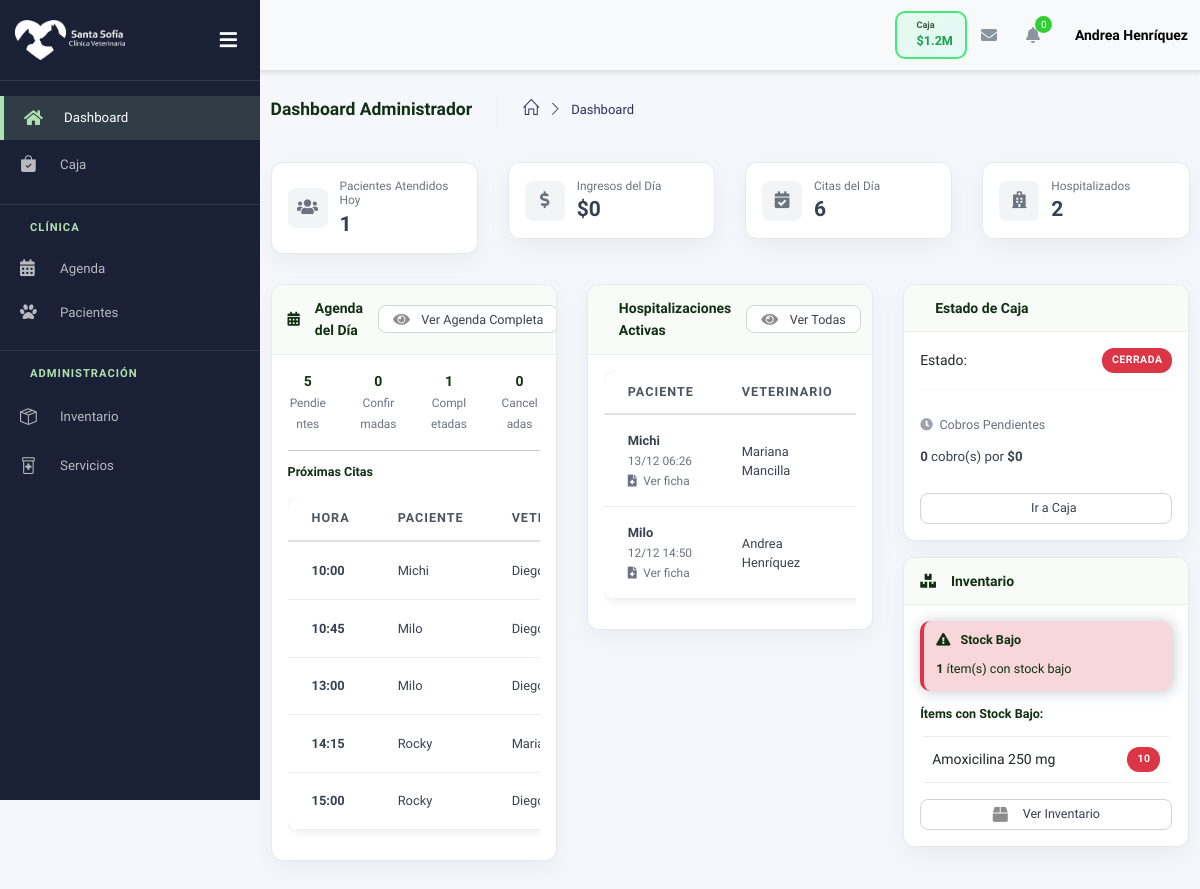
The page /dashboard/ (signed in) on the database as committed earlier.
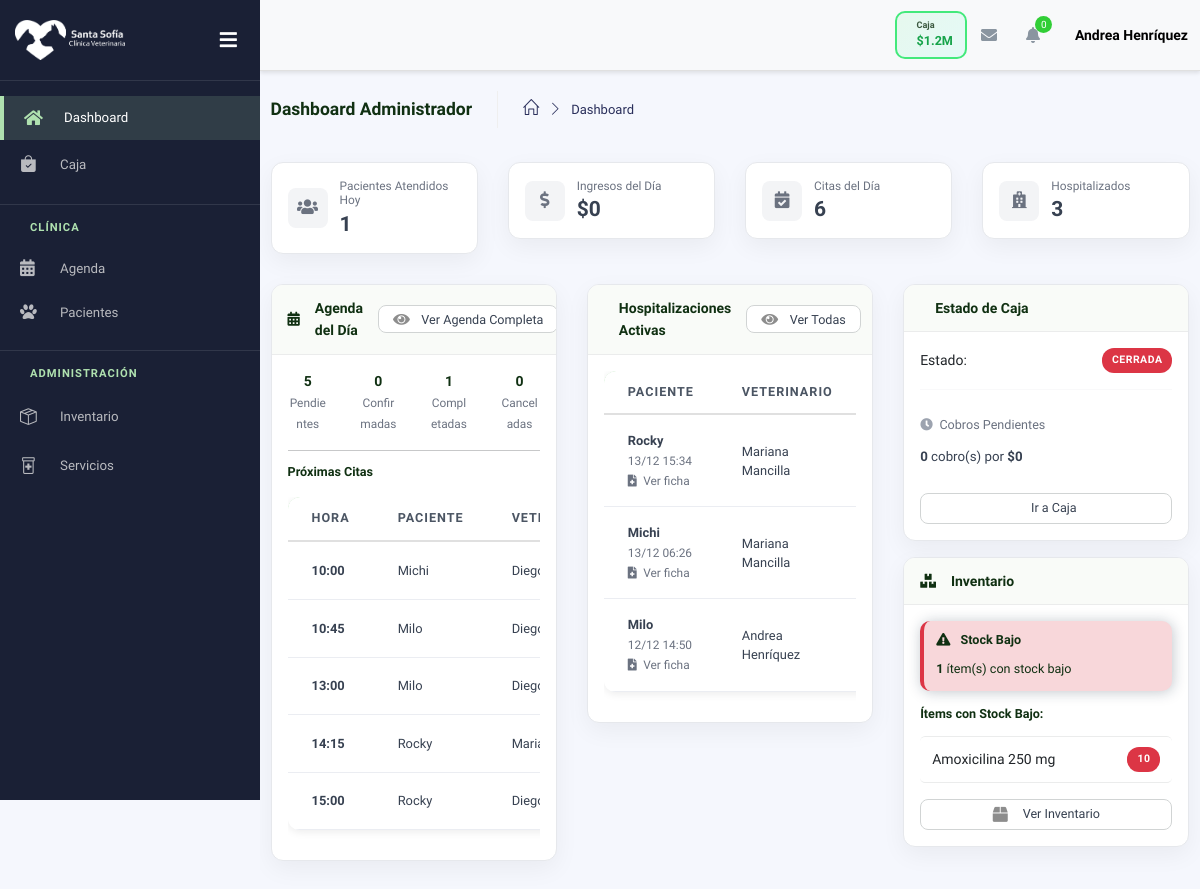
The same page on the database as committed later.
### agenda/models.py (models this page shows, shortened)
class Cita(models.Model):
    ESTADO_CHOICES = [
        ('pendiente', 'Pendiente'),
        ('confirmada', 'Confirmada'),
        ('en_curso', 'En Curso'),
        ('completada', 'Completada'),
        ('cancelada', 'Cancelada'),
        ('no_asistio', 'No Asistió'),
    ]
    TIPO_CHOICES = [
        ('consulta', 'Consulta General'),
        ('vacunacion', 'Vacunación'),
        ('cirugia', 'Cirugía'),
        ('control', 'Control'),
        ('emergencia', 'Emergencia'),
        ('peluqueria', 'Peluquería'),
        ('otro', 'Otro'),
    ]
    paciente = models.ForeignKey(Paciente, on_delete=models.CASCADE, related_name='citas')
    veterinario = models.ForeignKey(
        settings.AUTH_USER_MODEL,
        on_delete=models.SET_NULL,
        null=True,
        related_name='citas_asignadas',
        limit_choices_to={'rol': 'veterinario'}
    )
    servicio = models.ForeignKey(
        Servicio,
        on_delete=models.SET_NULL,
        null=True,
        blank=True,
        related_name='citas',
        help_text='Servicio asociado a la cita'
    )
    fecha = models.DateField()
    hora_inicio = models.TimeField()
    hora_fin = models.TimeField(blank=True, null=True)
    start_block = models.PositiveSmallIntegerField(blank=True, null=True, help_text='Índice de bloque de inicio (0-95)')
    end_block = models.PositiveSmallIntegerField(blank=True, null=True, help_text='Índice de bloque fin exclusivo (1-96)')
    tipo = models.CharField(max_length=20, choices=TIPO_CHOICES, default='consulta')
    estado = models.CharField(max_length=20, choices=ESTADO_CHOICES, default='pendiente')
    motivo = models.TextField()
    notas = models.TextField(blank=True, null=True)
    recordatorio_enviado = models.BooleanField(default=False)
    fecha_creacion = models.DateTimeField(auto_now_add=True)
    fecha_modificacion = models.DateTimeField(auto_now=True)
    class Meta:
        verbose_name = 'Cita'
        verbose_name_plural = 'Citas'
        ordering = ['fecha', 'hora_inicio']
        unique_together = ['veterinario', 'fecha', 'hora_inicio']
        indexes = [
            models.Index(fields=['fecha', 'estado']),
            models.Index(fields=['veterinario', 'fecha']),
            models.Index(fields=['veterinario', 'fecha', 'start_block']),
        ]

### pacientes/models.py (models this page shows, shortened)
class Paciente(models.Model):
    ESPECIE_CHOICES = [
        ('perro', 'Perro'),
        ('gato', 'Gato'),
        ('otro', 'Otro'),
    ]
    SEXO_CHOICES = [
        ('M', 'Macho'),
        ('H', 'Hembra'),
    ]
    nombre = models.CharField(max_length=100)
    especie = models.CharField(max_length=20, choices=ESPECIE_CHOICES)
    raza = models.CharField(max_length=100, blank=True, null=True)
    color = models.CharField(max_length=50, blank=True, null=True)
    sexo = models.CharField(max_length=1, choices=SEXO_CHOICES)
    fecha_nacimiento = models.DateField(blank=True, null=True)
    edad_anos = models.IntegerField(blank=True, null=True)
    edad_meses = models.IntegerField(blank=True, null=True)
    microchip = models.CharField(max_length=50, blank=True, null=True, unique=True)
    ultimo_peso = models.DecimalField(max_digits=6, decimal_places=2, blank=True, null=True)
    alergias = models.TextField(blank=True, null=True, help_text="Ej: alergia al pollo, penicilina")
    enfermedades_cronicas = models.TextField(blank=True, null=True, help_text="Ej: diabetes, artritis")
    medicamentos_actuales = models.TextField(blank=True, null=True, help_text="Medicamentos que está tomando actualmente")
    cirugia_previa = models.TextField(blank=True, null=True, help_text="Cirugías previas realizadas")
    propietario = models.ForeignKey(Propietario, on_delete=models.CASCADE, related_name='mascotas')
    activo = models.BooleanField(default=True)
    fecha_registro = models.DateTimeField(auto_now_add=True)
    class Meta:
        verbose_name = 'Paciente'
        verbose_name_plural = 'Pacientes'
        ordering = ['-fecha_registro']

### cuentas/models.py (models this page shows, shortened)
class CustomUser(AbstractBaseUser, PermissionsMixin):
    ROLES = [
        ('administracion', 'Administración'),
        ('veterinario', 'Veterinario'),
        ('recepcion', 'Recepción'),
    ]
    rut = models.CharField(max_length=12, unique=True, verbose_name="RUT")
    username = models.CharField(max_length=20, unique=True, editable=False)
    nombre = models.CharField(max_length=50)
    apellido = models.CharField(max_length=50)
    correo = models.EmailField(unique=True)
    telefono = models.CharField(max_length=20, blank=True, null=True)
    direccion = models.CharField(max_length=255, blank=True, null=True)
    tipo_contrato = models.CharField(max_length=50, blank=True, null=True)
    rol = models.CharField(max_length=20, choices=ROLES, default='recepcion', verbose_name="Rol")
    is_staff = models.BooleanField(default=False)
    is_active = models.BooleanField(default=True)
    date_joined = models.DateTimeField(default=timezone.now)
    objects = CustomUserManager()
    USERNAME_FIELD = 'rut'
    REQUIRED_FIELDS = ['correo', 'nombre', 'apellido']
    def get_rol_display_custom(self):
        if self.is_staff and self.is_superuser:
            return 'Administración'
        return self.get_rol_display()

### clinica/models.py (models this page shows, shortened)
class Hospitalizacion(models.Model):
    ESTADO_CHOICES = [
        ('activa', 'Activa'),
        ('alta', 'Alta'),
        ('fallecido', 'Fallecido'),
    ]
    paciente = models.ForeignKey(Paciente, on_delete=models.CASCADE, related_name='hospitalizaciones')
    veterinario = models.ForeignKey(settings.AUTH_USER_MODEL, on_delete=models.SET_NULL, null=True, related_name='hospitalizaciones_atendidas')
    fecha_ingreso = models.DateTimeField()
    fecha_alta = models.DateTimeField(blank=True, null=True)
    motivo = models.TextField()
    diagnostico_hosp = models.TextField(blank=True)
    estado = models.CharField(max_length=20, choices=ESTADO_CHOICES, default='activa')
    observaciones = models.TextField(blank=True, null=True)
    insumos = models.ManyToManyField(Insumo, blank=True, related_name='hospitalizaciones_usadas')
    class Meta:
        ordering = ['-fecha_ingreso']
        verbose_name = 'Hospitalización'
        verbose_name_plural = 'Hospitalizaciones'

### inventario/models.py (models this page shows, shortened)
class Insumo(models.Model):
    TIPO_MOVIMIENTO_CHOICES = [
        ('entrada', 'Entrada'),
        ('salida', 'Salida'),
        ('registro_inicial', 'Registro Inicial'),
    ]
    FORMATO_CHOICES = [
        ('liquido', 'Líquido'),
        ('pastilla', 'Pastilla'),
        ('pipeta', 'Pipeta'),
        ('inyectable', 'Inyectable'),
        ('polvo', 'Polvo'),
        ('crema', 'Crema'),
        ('otro', 'Otro'),
    ]
    idInventario = models.AutoField(primary_key=True)
    medicamento = models.CharField(max_length=255)
    marca = models.CharField(max_length=100, blank=True, null=True)
    sku = models.CharField(max_length=100, blank=True, null=True)
    tipo = models.CharField(max_length=100, blank=True, null=True)
    formato = models.CharField(max_length=50, choices=FORMATO_CHOICES, blank=True, null=True)
    descripcion = models.TextField(blank=True, null=True)
    especie = models.CharField(max_length=100, blank=True, null=True)
    stock_actual = models.IntegerField(default=0)
    stock_minimo = models.IntegerField(default=10, help_text="Nivel mínimo de stock (rojo)")
    stock_medio = models.IntegerField(default=20, help_text="Nivel medio de stock (naranja)")
    precio_venta = models.DecimalField(max_digits=10, decimal_places=2, null=True, blank=True)
    archivado = models.BooleanField(default=False, help_text="Producto archivado (no se muestra en listado activo)")
    dosis_ml = models.DecimalField(max_digits=10, decimal_places=2, null=True, blank=True, help_text="Dosis en ml (para líquidos)")
    ml_contenedor = models.DecimalField(max_digits=10, decimal_places=2, null=True, blank=True, help_text="ML por contenedor")
    cantidad_pastillas = models.IntegerField(null=True, blank=True, help_text="Cantidad de pastillas")
    unidades_pipeta = models.IntegerField(null=True, blank=True, help_text="Unidades de pipeta")
    peso_kg = models.DecimalField(max_digits=10, decimal_places=2, null=True, blank=True, help_text="Peso de referencia en kg")
    tiene_rango_peso = models.BooleanField(default=False, help_text="¿Tiene rango de peso específico?")
    peso_min_kg = models.DecimalField(max_digits=10, decimal_places=2, null=True, blank=True, help_text="Peso mínimo en kg")
    peso_max_kg = models.DecimalField(max_digits=10, decimal_places=2, null=True, blank=True, help_text="Peso máximo en kg")
    precauciones = models.TextField(blank=True, null=True)
    contraindicaciones = models.TextField(blank=True, null=True)
    efectos_adversos = models.TextField(blank=True, null=True)
    fecha_creacion = models.DateTimeField(auto_now_add=True, null=True, blank=True)
    ultimo_ingreso = models.DateTimeField(null=True, blank=True)
    ultimo_movimiento = models.DateTimeField(null=True, blank=True)
    tipo_ultimo_movimiento = models.CharField(max_length=20, choices=TIPO_MOVIMIENTO_CHOICES, null=True, blank=True)
    usuario_ultimo_movimiento = models.ForeignKey(settings.AUTH_USER_MODEL, on_delete=models.SET_NULL, null=True, blank=True)
    class Meta:
        db_table = 'inventario'
        verbose_name = 'Insumo'
        verbose_name_plural = 'Insumos'
        ordering = ['medicamento']

### dashboard/views.py (the view)
# urls.py: path('', views.dashboard, name='dashboard'),
@login_required(login_url='login')
def dashboard(request):
    usuario = request.user
    hoy = date.today()
    context = {
        'usuario': usuario,
        'hoy': hoy,
    }
    if usuario.rol == 'administracion' or usuario.is_superuser:
        context.update(_datos_administrador(hoy))
        template = 'dashboard/admin.html'
    elif usuario.rol == 'recepcion':
        context.update(_datos_recepcion(hoy, usuario))
        template = 'dashboard/recepcion.html'
    elif usuario.rol == 'veterinario':
        context.update(_datos_veterinario(hoy, usuario))
        template = 'dashboard/veterinario.html'
    else:
        template = 'dashboard.html'
    return render(request, template, context)

### dashboard/templates/dashboard/admin.html (shortened to what the changed rows need)
{% extends 'partials/base.html' %}
{% load static %}
{% block content %}
<div class="dashboard-compact">
<div class="row">
    <div class="col-sm-6 col-md-3">
        <div class="card vet-card card-round">
            <div class="card-body">
                <div class="vet-card-content">
                    <div class="vet-card-info">
                        <p class="vet-card-label">Hospitalizados</p>
                        <h4 class="vet-card-value">{{ indicadores.hospitalizaciones_activas_count }}</h4>
                    </div>
                </div>
            </div>
        </div>
    </div>
</div>
<div class="row">
    <div class="col-md-4">
        <div class="card card-round">
            <div class="card-body">
                {% if proximas_citas %}
                    <div class="table-responsive">
                        <table class="table table-hover">
                            <thead>
                                <tr>
                                    <th>Hora</th>
                                    <th>Paciente</th>
                                    <th>Veterinario</th>
                                </tr>
                            </thead>
                            <tbody>
                                {% for cita in proximas_citas %}
                                <tr>
                                    <td><strong>{{ cita.hora_inicio|time:"H:i" }}</strong></td>
                                    <td>{{ cita.paciente.nombre }}</td>
                                    <td>{{ cita.veterinario.nombre }}</td>
                                </tr>
                                {% endfor %}
                            </tbody>
                        </table>
                    </div>
                {% else %}
                    <p class="text-muted text-center">No hay citas próximas</p>
                {% endif %}
            </div>
        </div>
    </div>
    <div class="col-md-4">
        <div class="card card-round">
            <div class="card-body">
                {% if hospitalizaciones_activas %}
                    <div class="table-responsive">
                        <table class="table table-hover">
                            <thead>
                                <tr>
                                    <th>Paciente</th>
                                    <th>Veterinario</th>
                                </tr>
                            </thead>
                            <tbody>
                                {% for hosp in hospitalizaciones_activas %}
                                <tr class="{% if hosp in hospitalizaciones_prolongadas %}table-warning{% endif %}">
                                    <td>
                                        <strong>{{ hosp.paciente.nombre }}</strong>
                                        <br>
                                        <small class="text-muted">{{ hosp.fecha_ingreso|date:"d/m H:i" }}</small>
                                        <br>
                                        <a href="{% url 'pacientes:ficha_mascota' hosp.paciente.id %}#hospitalizaciones" target="_blank" class="text-decoration-none" style="color: #6b7280; font-size: 0.85rem;">
                                            <i class="fas fa-file-medical me-1"></i> Ver ficha
                                        </a>
                                    </td>
                                    <td>
                                        {% if hosp.veterinario %}
                                            {{ hosp.veterinario.nombre }} {{ hosp.veterinario.apellido }}
                                        {% else %}
                                            <span class="text-muted">-</span>
                                        {% endif %}
                                    </td>
                                </tr>
                                {% endfor %}
                            </tbody>
                        </table>
                    </div>
                {% else %}
                    <p class="text-muted text-center">No hay pacientes hospitalizados</p>
                {% endif %}
            </div>
        </div>
    </div>
    <div class="col-md-4">
        <div class="card card-round">
            <div class="card-body">
                {% if stock_bajo %}
                    <div class="list-group">
                        {% for item in stock_bajo %}
                        <div class="list-group-item d-flex justify-content-between align-items-center">
                            <span>{{ item.medicamento|truncatechars:25 }}</span>
                            <span class="badge badge-danger">{{ item.stock_actual }}</span>
                        </div>
                        {% endfor %}
                    </div>
                {% endif %}
            </div>
        </div>
    </div>
</div>
</div>
{% endblock %}

Rows that differ between the two databases and show on the page:
added Hospitalizacion: paciente.nombre "Rocky", fecha_ingreso "13/12 15:34", veterinario.nombre "Mariana", veterinario.apellido "Mancilla"
Other text that changed with them:
{{ indicadores.hospitalizaciones_activas_count }}: "2" → "3"
